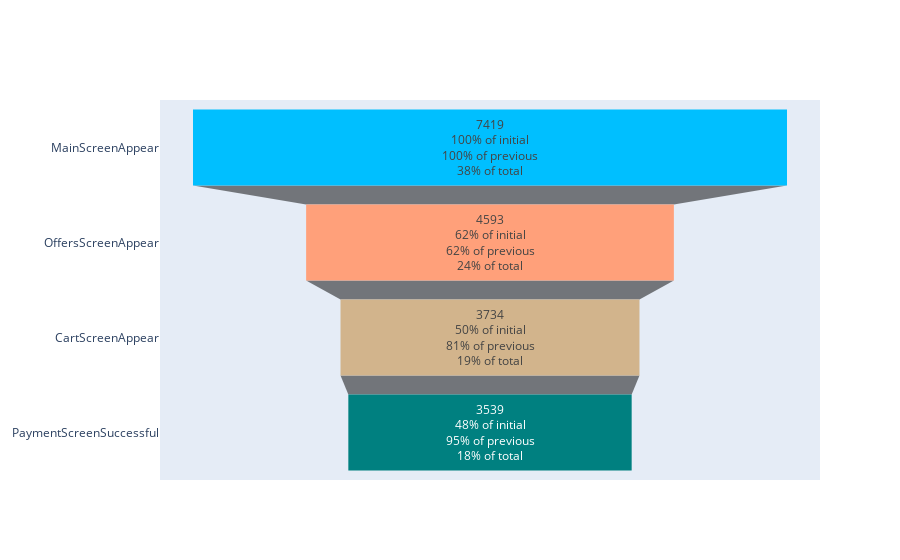

Notebook code for this chart:
### Markdown cell above
### Рассчитаем без учета последовательности.

### Code cell
fig = go.Figure(go.Funnel(
    y = number_event['event_name'],
    x = number_event['uid'],  textposition = "inside",
    textinfo = "value+percent initial+percent total+percent previous", marker = {"color": ["deepskyblue", "lightsalmon", "tan", "teal" ]}))
fig.show()

### Figure 1 — Plotly figure (JSON) as saved in the notebook; plotly's stock layout.template omitted (floating-point values rounded to 4 significant figures)
{"data": [{"marker": {"color": ["deepskyblue", "lightsalmon", "tan", "teal"]}, "textinfo": "value+percent initial+percent total+percent previous", "textposition": "inside", "type": "funnel", "x": [7419, 4593, 3734, 3539], "y": ["MainScreenAppear", "OffersScreenAppear", "CartScreenAppear", "PaymentScreenSuccessful"]}], "layout": {}}
